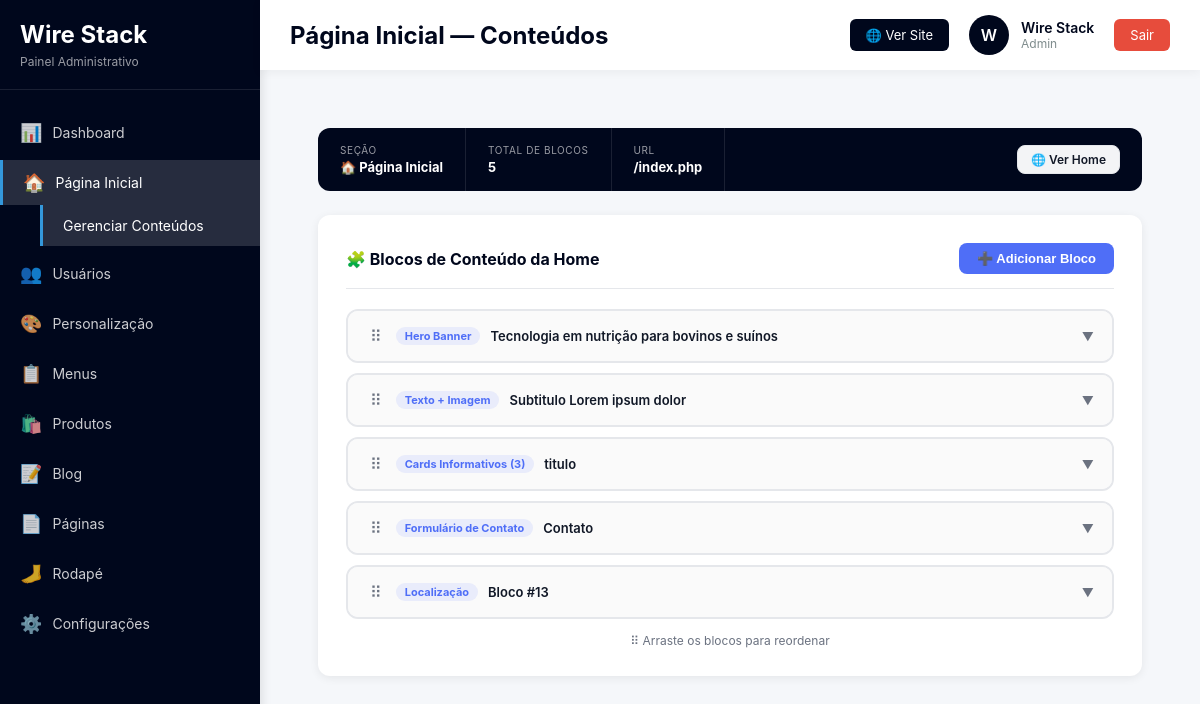
Page /admin/home/editar.php (signed in) on the committed database.
### tables this page shows
CREATE TABLE IF NOT EXISTS `home_conteudos` (
  `id` int UNSIGNED NOT NULL AUTO_INCREMENT,
  `layout_id` int UNSIGNED NOT NULL,
  `dados_json` longtext NOT NULL,
  `ordem` smallint NOT NULL DEFAULT '0',
  `ativo` tinyint(1) NOT NULL DEFAULT '1',
  `created_at` datetime NOT NULL DEFAULT CURRENT_TIMESTAMP,
  `updated_at` datetime NOT NULL DEFAULT CURRENT_TIMESTAMP ON UPDATE CURRENT_TIMESTAMP,
  PRIMARY KEY (`id`),
  KEY `idx_ativo_ordem` (`ativo`,`ordem`),
  KEY `idx_layout_id` (`layout_id`)
);

CREATE TABLE IF NOT EXISTS `layouts` (
  `id` int NOT NULL AUTO_INCREMENT,
  `nome` varchar(100) NOT NULL,
  `descricao` text,
  `arquivo` varchar(100) NOT NULL,
  `thumbnail` varchar(255) DEFAULT NULL,
  `campos_json` text,
  `ativo` tinyint(1) DEFAULT '1',
  PRIMARY KEY (`id`)
);

### admin/home/editar.php (the view, shortened to what this page needs)
<?php
$db = getDB();
$stmt = $db->query("
    SELECT hc.*, l.nome as layout_nome, l.campos_json, l.arquivo as layout_arquivo
    FROM home_conteudos hc
    JOIN layouts l ON l.id = hc.layout_id
    ORDER BY hc.ordem ASC
");
$conteudos = $stmt->fetchAll();
include __DIR__ . '/../includes/header.php';
include __DIR__ . '/../includes/sidebar.php';
?>
<main class="content">
<div class="wrap">
  <div class="info-strip">
    <div class="is-item">
      <div class="is-label">Seção</div>
      <div class="is-val">🏠 Página Inicial</div>
    </div>
    <div class="is-item">
      <div class="is-label">Total de blocos</div>
      <div class="is-val"><?= count($conteudos) ?></div>
    </div>
    <div class="is-item">
      <div class="is-label">URL</div>
      <div class="is-val">/index.php</div>
    </div>
    <div class="is-item">
      <a href="<?= BASE_URL ?>/index.php" target="_blank" class="btn btn-ghost btn-sm">🌐 Ver Home</a>
    </div>
  </div>
  <div class="card">
    <div style="display:flex;align-items:center;justify-content:space-between;margin-bottom:20px;padding-bottom:14px;border-bottom:1px solid var(--border)">
      <span style="font-size:16px;font-weight:700;color:var(--brand)">🧩 Blocos de Conteúdo da Home</span>
      <button class="btn btn-accent" onclick="openModal()">➕ Adicionar Bloco</button>
    </div>
    <?php if (empty($conteudos)): ?>
      <div class="empty-c">
        <div class="ei">🏠</div>
        <h3 style="margin-bottom:6px">Nenhum bloco ainda</h3>
        <p style="color:var(--muted);font-size:13px;margin-bottom:16px">Adicione blocos para montar o conteúdo da página inicial</p>
        <button class="btn btn-accent" onclick="openModal()">➕ Adicionar primeiro bloco</button>
      </div>
    <?php else: ?>
      <div class="c-list" id="sortable">
        <?php foreach ($conteudos as $c):
          $dados  = json_decode($c['dados_json'], true) ?? [];
          $ptitle = $dados['titulo'] ?? (($dados['texto'] ?? '') ? mb_substr(strip_tags($dados['texto']),0,48).'…' : 'Bloco #'.$c['id']);
        ?>
        <div class="c-card <?= $c['ativo']?'':'inactive' ?>" data-id="<?= $c['id'] ?>">
          <div class="c-head" onclick="toggleBloco(this)">
            <span class="drag-h" title="Arrastar para reordenar" onclick="event.stopPropagation()">⠿</span>
            <span class="c-badge"><?= htmlspecialchars($c['layout_nome']) ?></span>
            <span class="c-title"><?= htmlspecialchars($ptitle) ?></span>
            <span class="chevron">▼</span>
          </div>
        </div>
        <?php endforeach; ?>
      </div>
      <p style="font-size:12px;color:var(--muted);margin-top:14px;text-align:center">⠿ Arraste os blocos para reordenar</p>
    <?php endif; ?>
  </div>
</div>
</main>
<?php include __DIR__ . '/../includes/footer.php'; ?>

### admin/assets/css/dashboard.css (style rules this page uses)
* { margin: 0; padding: 0; box-sizing: border-box; }
body { font-family: -apple-system, BlinkMacSystemFont, 'Segoe UI', Roboto, Oxygen, Ubuntu, Cantarell, sans-serif; background: #f5f7fa; color: #333; }
.content { margin-left: 260px; margin-top: 70px; padding: 30px; min-height: calc(100vh - 70px); }
.card { background: white; padding: 25px; border-radius: 12px; box-shadow: 0 2px 10px rgba(0,0,0,0.05); transition: transform 0.3s, box-shadow 0.3s; }
.btn { display: inline-block; padding: 12px 24px; background: #00071c; color: white; text-decoration: none; border-radius: 8px; font-weight: 600; font-size: 14px; transition: all 0.3s; border: none; cursor: pointer; }

### admin/home/editar.php (style rules this page uses)
:root { --brand:#00071c; --accent:#4f6ef7; --accent-s:rgba(79,110,247,.1); --ok:#10b981; --err:#ef4444; --warn:#f59e0b; --purple:#8b5cf6; --border:#e5e7eb; --bg:#f4f6fb; --card:#fff; --text:#111827; --muted:#6b7280; --r:12px; --sh:0 2px 10px rgba(0,0,0,.07); }
.wrap { padding:28px;max-width:1080px }
.info-strip { display:flex;align-items:center;gap:0;background:var(--brand);border-radius:var(--r);margin-bottom:24px;overflow:hidden }
.is-item { padding:16px 22px;border-right:1px solid rgba(255,255,255,.1) }
.is-item:last-child { border-right:none;margin-left:auto }
.is-label { font-size:10px;color:rgba(255,255,255,.6);text-transform:uppercase;letter-spacing:.6px;margin-bottom:3px }
.is-val { font-size:13px;font-weight:700;color:#fff }
.btn { display:inline-flex;align-items:center;gap:6px;padding:8px 18px;border:none;border-radius:8px;font-size:13px;font-weight:600;cursor:pointer;text-decoration:none;transition:all .18s }
.btn-accent { background:var(--accent);color:#fff }
.btn-ghost { background:#f3f4f6;color:var(--text);border:1px solid var(--border) }
.btn-sm { padding:6px 13px;font-size:12px }
.card { background:var(--card);border-radius:var(--r);box-shadow:var(--sh);padding:28px }
.c-list { display:flex;flex-direction:column;gap:10px }
.c-card { background:var(--card);border:2px solid var(--border);border-radius:var(--r);overflow:hidden;transition:border-color .2s }
.c-head { display:flex;align-items:center;gap:10px;padding:13px 18px;background:#fafafa;cursor:pointer;user-select:none }
.drag-h { color:var(--muted);font-size:16px;cursor:grab;padding:2px 4px }
.c-badge { padding:2px 9px;border-radius:20px;font-size:11px;font-weight:700;background:var(--accent-s);color:var(--accent) }
.c-title { flex:1;font-size:13px;font-weight:600;color:var(--text) }
.chevron { color:var(--muted);font-size:12px;transition:transform .2s }

### rows in the picture
home_conteudos: layout.nome "Hero Banner", dados_json "Tecnologia em nutrição para bovinos e suínos"
home_conteudos: layout.nome "Texto + Imagem", dados_json "Subtitulo Lorem ipsum dolor"
home_conteudos: layout.nome "Cards Informativos (3)", dados_json "titulo"
home_conteudos: layout.nome "Formulário de Contato", dados_json "Contato"
home_conteudos: layout.nome "Localização", ptitle "Bloco #13"

### other values in the picture
$page_title "Página Inicial — Conteúdos"
substr($user_name, 0, 1) "W"
$user_name "Wire Stack"
$user_role "Admin"
count($conteudos) "5"
